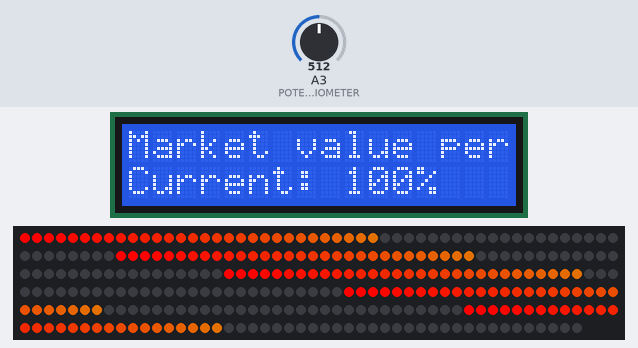
A sketch run on a simulated Arduino Uno, built with avr-gcc and run on an emulated ATmega328P. Shown: 16×2 character LCD, 297 RGB LEDs in strip order, left to right, continuing on the next row. Inputs (shaded band) come from the test bench; at power-on: A3 (POTENTIOMETER) = 512.

Above: at 1.2 s.
1.3 s: A3 (POTENTIOMETER) set to 716
At 9.0 s:
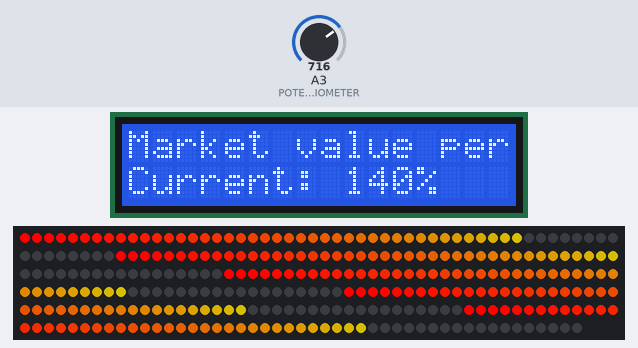
10.0 s: A3 (POTENTIOMETER) set to 900
At 16.7 s:
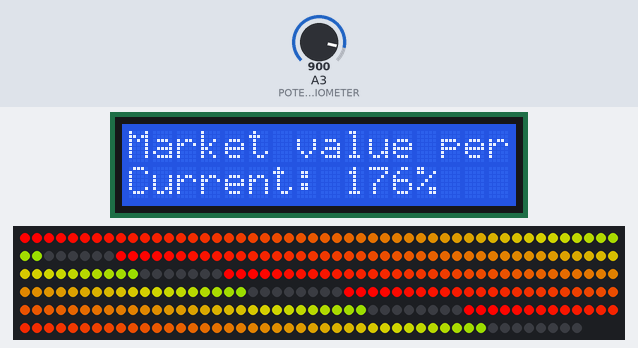
18.7 s: A3 (POTENTIOMETER) set to 1023
At 25.0 s:
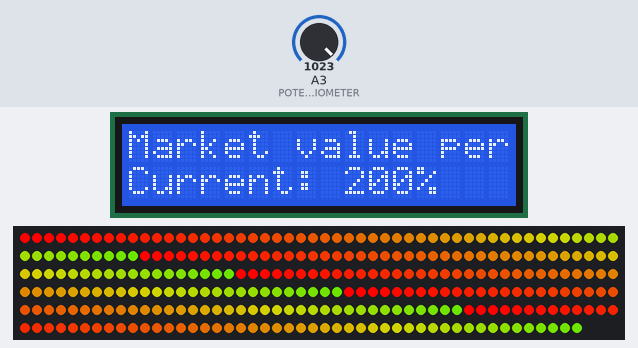
27.4 s: A3 (POTENTIOMETER) set to 306
At 33.6 s:
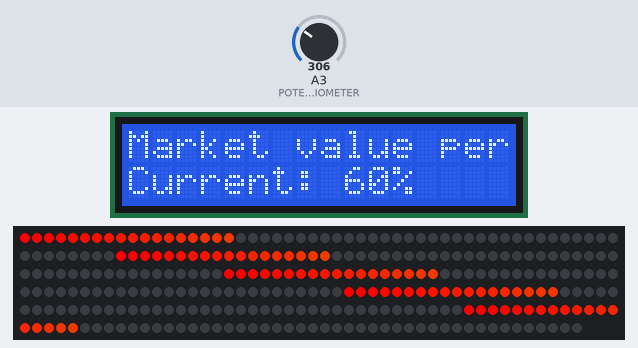
36.1 s: A3 (POTENTIOMETER) set to 160
At 43.7 s:
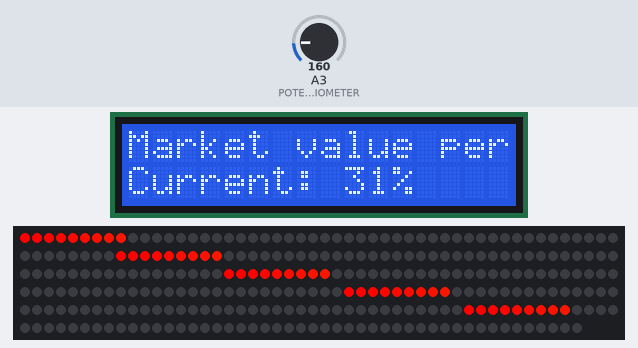
44.8 s: A3 (POTENTIOMETER) set to 122
At 49.9 s:
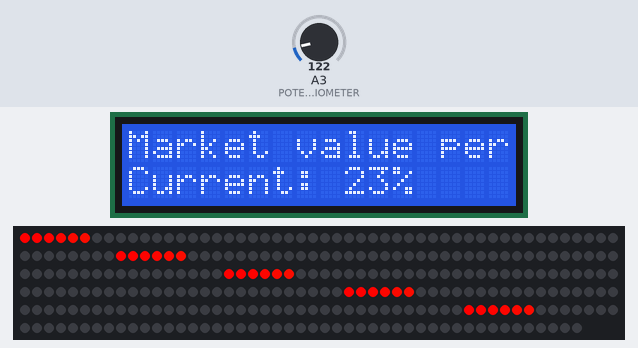
Timing chart, 0 to 51.4 s (numbered marks = the images above; inputs shaded):
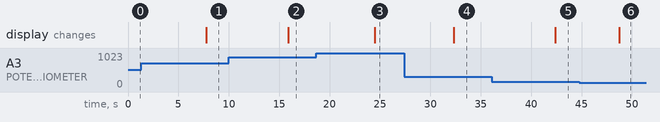

The sketch:

led_market_display.ino
```cpp
//Created by Qrules for Westwood Robotics under GNU GPL v3
//Based on adafruit libraries for neopixel led modules

#include <Wire.h>
#include <Adafruit_NeoPixel.h>
#ifdef __AVR__
  #include <avr/power.h>
#endif
#include <LiquidCrystal.h>

//Define the number of pixels on each strip (strips 1-5), useful if missing pixels
//Set to zero to turn off strip
#define NUMPIXELS1 58
//#define NUMPIXELS2 0
#define NUMPIXELS2 59
//#define NUMPIXELS3 0
#define NUMPIXELS3 60
//#define NUMPIXELS4 0
#define NUMPIXELS4 60
//#define NUMPIXELS5 0
#define NUMPIXELS5 60

#define NUMPIXELS_TOTAL (NUMPIXELS1 + NUMPIXELS2 + NUMPIXELS3 + NUMPIXELS4 + NUMPIXELS5)

//digital pin to connect the LED Strip input pin to
#define PIN 8
//initialize LCD on digital pins 2,3,4,5,6,7 leaving TX and RX open (d0 && d1) for use in other projects
LiquidCrystal lcd(7,6,5,4,3,2);
//Analog pin to connect control potentiometer to
#define POTENTIOMETER 3


// Parameter 1 = number of pixels in strip
// Parameter 2 = Arduino pin number (most are valid)
// Parameter 3 = pixel type flags, add together as needed:
//   NEO_KHZ800  800 KHz bitstream (most NeoPixel products w/WS2812 LEDs)
//   NEO_KHZ400  400 KHz (classic 'v1' (not v2) FLORA pixels, WS2811 drivers)
//   NEO_GRB     Pixels are wired for GRB bitstream (most NeoPixel products)
//   NEO_RGB     Pixels are wired for RGB bitstream (v1 FLORA pixels, not v2)

//Start strip, length of all 5 strips combined on the PIN defined above
Adafruit_NeoPixel strip = Adafruit_NeoPixel(NUMPIXELS_TOTAL, PIN, NEO_GRB + NEO_KHZ800);

// IMPORTANT: To reduce NeoPixel burnout risk, add 1000 uF capacitor across
// pixel power leads, add 300 - 500 Ohm resistor on first pixel's data input
// and minimize distance between Arduino and first pixel.  Avoid connecting
// on a live circuit...if you must, connect GND first.

void setup() {
  //Start lcd display
  lcd.begin(16, 2);

  // This is for Trinket 5V 16MHz, you can remove these three lines if you are not using a Trinket
 /* #if defined (__AVR_ATtiny85__)
    if (F_CPU == 16000000) clock_prescale_set(clock_div_1);
  #endif
  */
  // End of trinket special code

  //begin strip
  strip.begin();
  show();

}

void loop() {

    //raw analog value 0 - 1020 ish from potentiometer
    float val = analogRead(POTENTIOMETER);
    //calculate percent from potentiometer reading
    float percent = (int)(200 * (val)/1020);
    //Find pixel numbers based on percent (for a 60 pixel strip)
    int pixelInt = (int)(30 * (percent/100));
    //remove any -1 errors
    if (pixelInt < 0) {
      pixelInt = 0;
    }

    //show current market percent on lcd
    lcd.clear();
    lcd.setCursor(0, 0);
    lcd.print("Market value percent: ");
    lcd.setCursor(0, 1);
    lcd.print("Current: ");
    lcd.print ((int)percent);
    lcd.print ("%");

    //display the partial percents on the neopixels in a pretty rainbow, passes in a delay in ms and the pixelInt

    rainbow(0, pixelInt);


}

//class to organize rainbow display on pixel part defined by percent integer above
void rainbow(uint8_t wait, int setpix) {
  uint16_t i, j;

  //Clear all pixels (fresh slate), also eliminates blink of changing pixels versus clearing them individually
  for(int k = 0; k < NUMPIXELS_TOTAL + 5; k++) {
     strip.setPixelColor(k, strip.Color(0,0,0)); //Black or off
  }

  for(j=0; j<256; j++) {
      for(i=0; i<setpix; i++) {
         strip.setPixelColor(i, Wheel((i+j) & 255));

        if(NUMPIXELS2 != 0)
         strip.setPixelColor(i + NUMPIXELS1, Wheel((i+j) & 255));

        if(NUMPIXELS3 != 0)
         strip.setPixelColor(i + NUMPIXELS1 + NUMPIXELS2, Wheel((i+j) & 255));

        if(NUMPIXELS4 != 0)
         strip.setPixelColor(i + NUMPIXELS1 + NUMPIXELS2 + NUMPIXELS3, Wheel((i+j) & 255));

        if(NUMPIXELS5 != 0 )
         strip.setPixelColor(i + NUMPIXELS1 + NUMPIXELS2 + NUMPIXELS3 + NUMPIXELS4, Wheel((i+j) & 255));
      }

  show();
  delay(wait);
  }
}

// Input a value 0 to 255 to get a color value.
// The colours are a transition r - g - b - back to r.
uint32_t Wheel(byte WheelPos) {
  WheelPos = 255 - WheelPos;
  if(WheelPos < 85) {
    return strip.Color(255 - WheelPos * 3, 0, WheelPos * 3);
  }
  if(WheelPos < 170) {
    WheelPos -= 85;
    return strip.Color(0, WheelPos * 3, 255 - WheelPos * 3);
  }
  WheelPos -= 170;
  return strip.Color(WheelPos * 3, 255 - WheelPos * 3, 0);
}

//Shows pixels
void show() {
  strip.show(); // Initialize all pixels
}
```

Measured:
- after the input at 1.3 s, the display: changes after 6.4 s (image 1)
- after the input at 10.0 s, the display: changes after 5.9 s (image 2)
- after the input at 18.7 s, the display: changes after 5.8 s (image 3)
- after the input at 27.4 s, the display: changes after 4.9 s (image 4)
- after the input at 36.1 s, the display: changes after 6.3 s (image 5)
- after the input at 44.8 s, the display: changes after 3.9 s (image 6)
